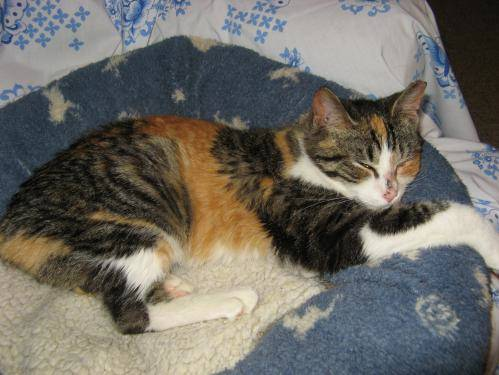
#> input picture ML_CV_PY/datasets/animals/cats/cats_00002.jpg, 499 x 375 px
$ python knn.py --dataset datasets/animals/cats
#> lines starting #> are read from the running program, lines starting #| are printed output that depends on the picture
### ML_CV_PY/pyimagesearch/datasets/simple_dataset_loader.py
import numpy as np
import cv2
import os


class SimpleDatasetLoader:
    #Method: Constructor
    def __init__(self,preprocessors=None):
        self.preprocessors=preprocessors
        if self.preprocessors is None:
            self.preprocessors=[]

    def load(self,imagePaths,verbose=-1):
#> called with verbose = 500
        data, labels=[], []

        for i,imagePath in enumerate(imagePaths):
            image=cv2.imread(imagePath)
#> image is the input picture: shape (375, 499, 3); mean B, G, R 100.4, 107.1, 109.9
            label=imagePath.split(os.path.sep)[-2]

            if self.preprocessors is not None:
                for p in self.preprocessors:
                    image=p.preprocess(image)
#> this loop made 1 pass
#> pass 1, in load, `image=p.preprocess(image)`:
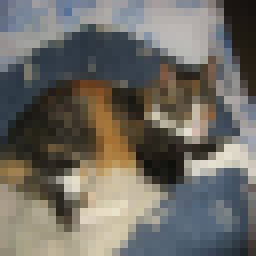
#> image: shape (32, 32, 3) (shown 8 times larger); mean B, G, R 100.4, 107.1, 109.9
            data.append(image)
            labels.append(label)

            if verbose>0 and i>0 and (i+1)%verbose==0:
                print("[INFO] processed {}/{}".format(i+1,len(imagePaths)))
#> pass 2 of the loop in load, `for i,imagePath in enumerate(imagePaths):`:
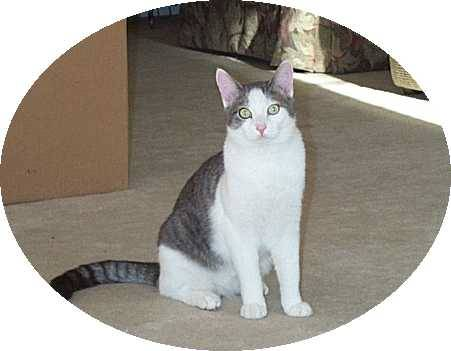
#> input picture ML_CV_PY/datasets/animals/cats/cats_00063.jpg, 451 x 351 px
#> in load, image is the input picture: shape (351, 451, 3); mean B, G, R 147, 154.9, 160.3
#> the loop in load, `for p in self.preprocessors:` made 1 pass
#> pass 1, in load, `image=p.preprocess(image)`:
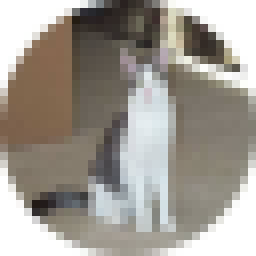
#> image: shape (32, 32, 3) (shown 8 times larger); mean B, G, R 147, 154.9, 160.3

        return (np.array(data),np.array(labels))

### ML_CV_PY/pyimagesearch/preprocessing/simple_preprocessor.py
import cv2

class SimplePreprocessor:
    def __init__(self, width, height, inter=cv2.INTER_AREA):
        self.width=width
        self.height=height
        self.inter=inter

    def preprocess(self,image):
        return cv2.resize(image,(self.width,self.height),interpolation=self.inter)

### ML_CV_PY/knn.py
import argparse
from imutils import paths
from sklearn.neighbors import KNeighborsClassifier
from sklearn.preprocessing import LabelEncoder
from sklearn.model_selection import train_test_split
from sklearn.metrics import classification_report

from pyimagesearch.preprocessing import SimplePreprocessor
from pyimagesearch.datasets import SimpleDatasetLoader


#construct the argument parse and parse the arguments
ap=argparse.ArgumentParser()
ap.add_argument("-d","--dataset",required=True,
                help="path to input dataset")
ap.add_argument("-k","--neighbors",type=int,default=1,
                help="# of nearest neighbors for classification")
ap.add_argument("-j","--jobs",type=int,default=-1,
                help="# of jobs for k-NN distance (-1 uses all available cores)")
args = vars(ap.parse_args())

#grab the list of images that we'll describe
imagePaths=list(paths.list_images(args["dataset"]))

#load data
print("[INFO] loading images...")
sp=SimplePreprocessor(32,32)
sdl=SimpleDatasetLoader(preprocessors=[sp])
(data,labels) = sdl.load(imagePaths, verbose=500)

data=data.reshape((data.shape[0],3072))

print("[INFO] features matrix: {:.1f}MB".format(data.nbytes/(1024*1000)))
#| [INFO] features matrix: 0.0MB

#encode the labels as intergers
le=LabelEncoder()
labels=le.fit_transform(labels)
#> labels = [0, 0]

(trainX,testX,trainY,testY)=train_test_split(data,labels,test_size=0.25,random_state=42)
#> trainY = [0]; testY = [0]
print("[INFO] evaluating k-NN classifier...")
model=KNeighborsClassifier(n_neighbors=args["neighbors"],
                            n_jobs=args["jobs"])
model.fit(trainX,trainY)
print(classification_report(testY,model.predict(testX),target_names=le.classes_))
#|               precision    recall  f1-score   support
#|         cats       1.00      1.00      1.00         1
#|     accuracy                           1.00         1
#|    macro avg       1.00      1.00      1.00         1
#| weighted avg       1.00      1.00      1.00         1
